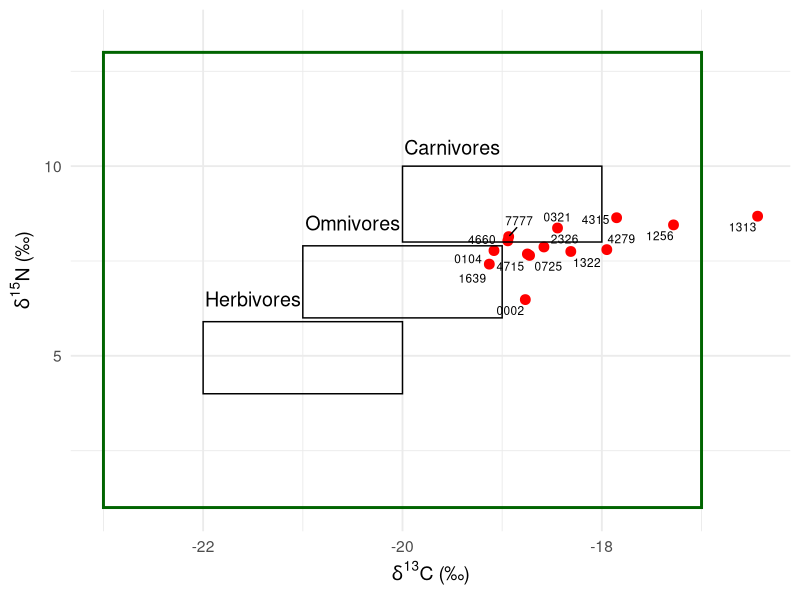
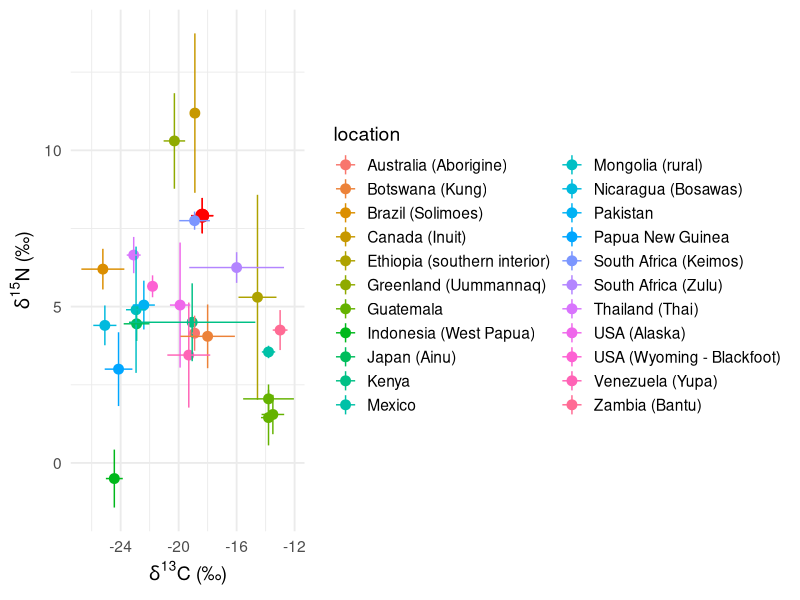
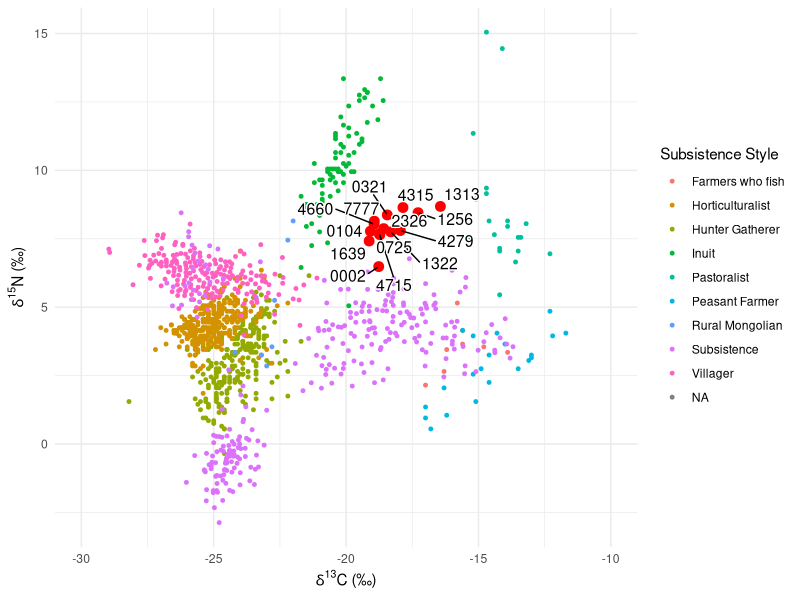
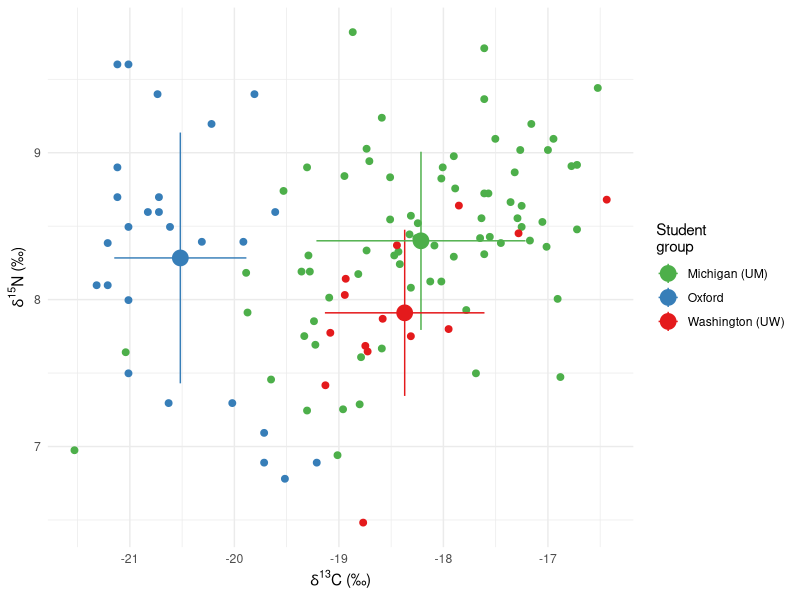
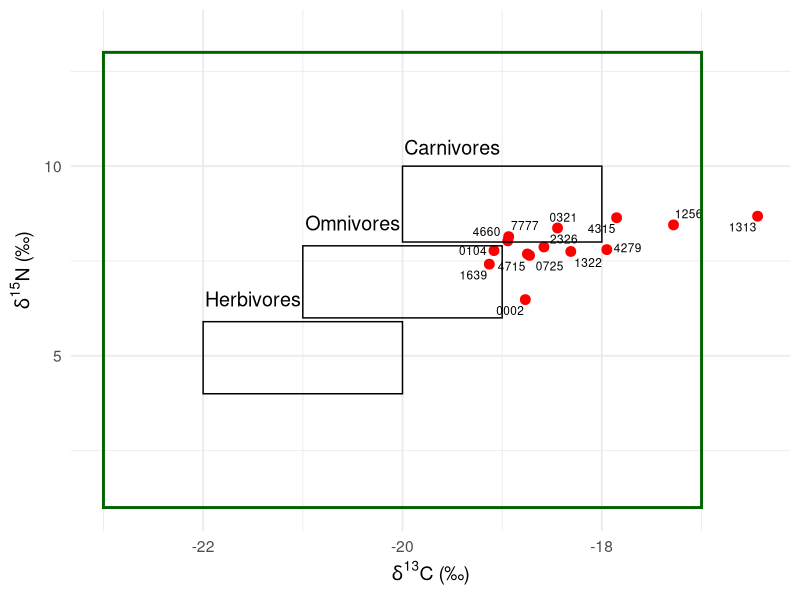
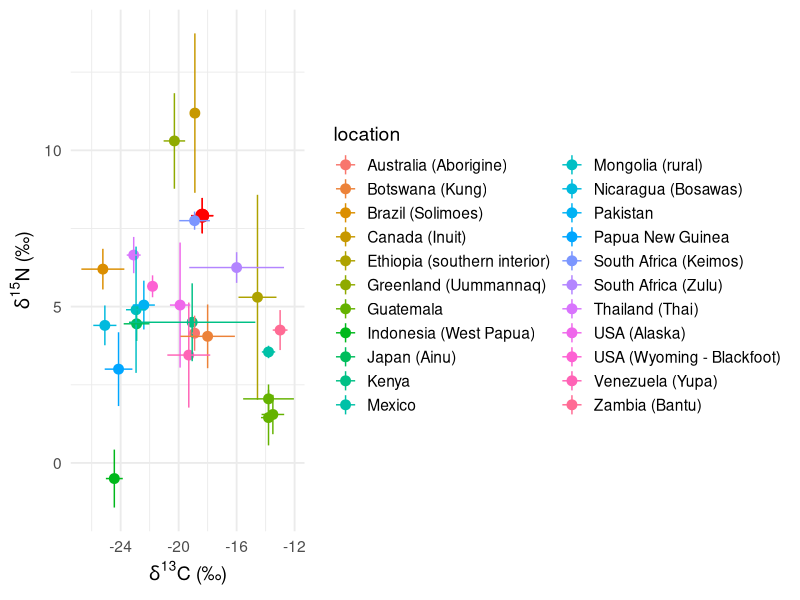
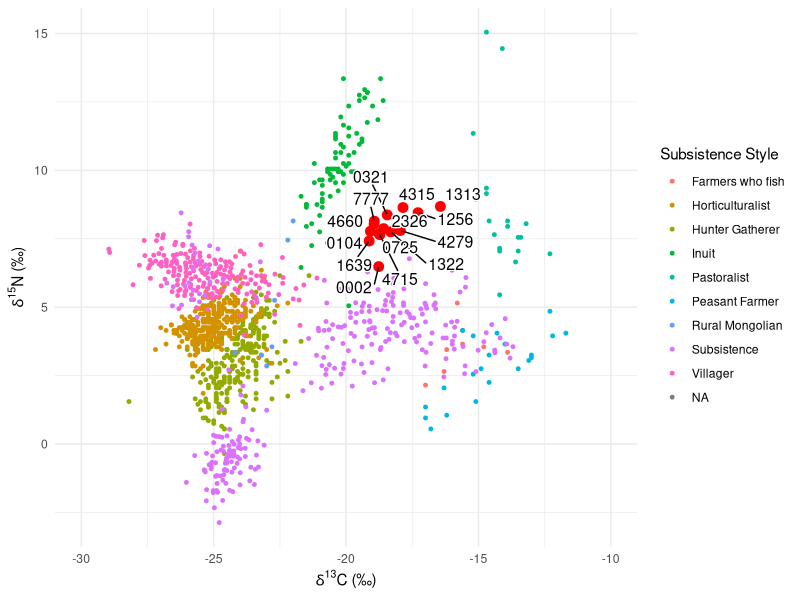
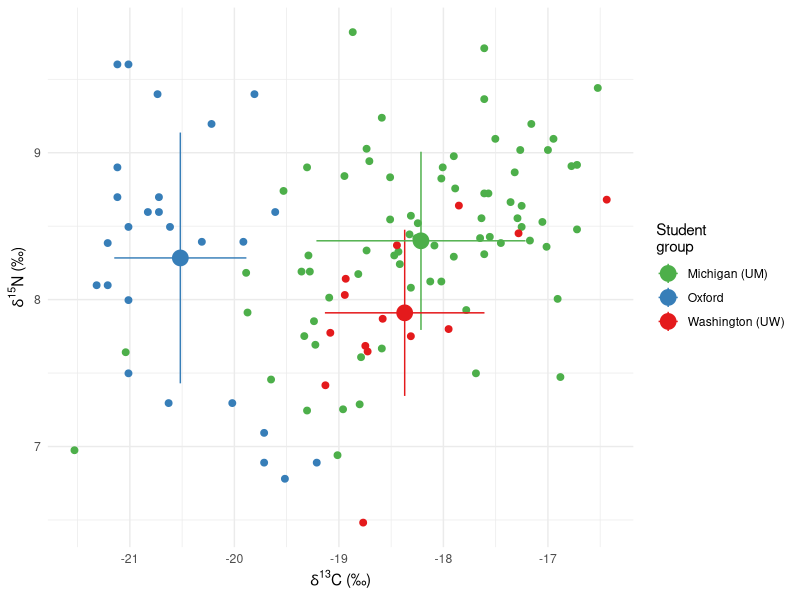

These charts were generated, in order, by the following R code:
## ---- chunk 1
# Loading Packages
library(tidyverse)
library(readxl)
library(dplyr)
library(ggrepel)
library(here)
## ---- chunk 2
# read sample and global data into variables

sample_data <- 
  read_csv(here("data/sample_CN.csv"))

global_data_indiv <- 
  read_excel(here("data/Global N15 Values.xlsx"), 
             sheet ="Modern subsistence ind.")

global_data_av <- 
  read_excel(here("data/Global N15 Values.xlsx"), 
             sheet ="modern subsistence averages") %>% 
  drop_na(`δ13C_MDE (‰)`)

# read in British and Michigan Data

British_data <- read_csv(here("data/British.csv"),
                         col_names = FALSE)

Michigan_data <- read_csv(here("data/Michigan_dataset .csv"),
                         col_names = FALSE)
  

## ---- chunk 3
#| label: fig-1
#| fig-cap: "Scatterplot of individual δ15N (‰) and δ13C (‰) Archy 486 sample ID’s grouped by C3 Terrestrial Ecosystem and individual diet classification (Müldner, G. (2018). Plot produced by Anne and Aoife. "
  # plot our hair data
library(ggrepel)
ggplot(sample_data) +
    theme_minimal() +
  geom_point(aes(x = d.13C.12C.VPDB ,
                 y = d.15N.14N.air), 
             size = 3,
             colour="red") +
  # label each data point with sample ID
  geom_text_repel(
    aes(x = `d.13C.12C.VPDB`,
        y = `d.15N.14N.air`,
        label = Identifier.1),
    size=3,
    # label all ID's despite overlap
    max.overlaps = Inf) +
  # label x and y axis for consistency with other plots
  labs(x = "δ13C (‰)",
       y = "δ15N (‰)",
       size=3,
       linewidth=2)+
  # create outlines for herbivores, omnivores, carnivores using parameters from Müldner, G. (2018).
  annotate(
    "rect",
    xmin = c(-22, -21, -20),
    xmax = c(-20, -19, -18),
    ymin = c(4, 6, 8),
    ymax = c(5.9, 7.9, 10),
    fill = NA,
    color = "black",
    linewidth=0.5
  ) +
  # create outline for "Terrestrial C3 Ecosystem" for context on graph.
  annotate(
    "rect",
    xmin = c(-23),
    xmax = c(-17),
    ymin = c(1),
    ymax = c(13),
    color = "Dark Green",
    fill = NA,
    linewidth=1
  ) +
  # label all outlines for context and clarity
  annotate(
    "text",
    x = -20,
    y = 13.5,
    label = "",
    color = "Dark Green",
    parse = TRUE,
    size=5
  ) +
  annotate(
    "text",
    x = -21.5,
    y = 6.5,
    label = "Herbivores",
    parse = TRUE,
    size=5
  ) +
  annotate(
    "text",
    x = -20.5,
    y = 8.5,
    label = "Omnivores",
    parse = TRUE,
    size=5
  ) +
  annotate(
    "text",
    x = -19.5,
    y = 10.5,
    label = "Carnivores",
    parse = TRUE,
    size=5
  ) +
  theme_minimal(base_size = 14) +
    xlab(expression(italic(delta)^13*C*" (‰)")) +
  ylab(expression(italic(delta)^15*N*" (‰)")) 
# +
 #scale_x_continuous(sec.axis = dup_axis(
    #name = "% C4")) +
  #labs(title = "Comparing Archy 486 Samples to Trophic Levels in a Terrestrial C3 Ecosystem") 


ggsave(here("figures",
            "trophic_level.png"),
       bg ="white",
       h = 5, # experiment with h and w to get the right size and proportion
       w = 9,
       units = "in",
       dpi = 900) # make the image nice and crisp))

## ---- chunk 4

global_data <- 
  read_excel(here("data/Global N15 Values.xlsx"),
             sheet = "Modern subsistence ind.")
global_values <- 
  read_excel(here("data/Global N15 Values.xlsx"),
             sheet = "Modern non subsistence averages")

global_subsistence_values <- 
  read_excel(here("data/Global N15 Values.xlsx"),
    sheet = "modern subsistence averages")
## ---- chunk 5
global_subsistence_values_labs <-
  global_subsistence_values %>%
  select(`location`, `δ15N_MDE (‰)`, `SD...6`, `δ13C_MDE (‰)`, `SD...4` ) %>%
  group_by(`location`) %>%
  drop_na()

# rename col
renamed_subsistence <-
global_subsistence_values_labs %>%
  rename(`δ13C (‰)` = `δ13C_MDE (‰)`,
         `δ15N (‰)` = `δ15N_MDE (‰)`) %>%
drop_na()

# select relevant columns from our data
sample_data_perc <-
sample_data %>%
  select(`Identifier.1`, `d.13C.12C.VPDB`, `d.15N.14N.air`) %>% 
  group_by(`Identifier.1`)
  

# select relevant columns from global data
global_values_perc <-
global_values %>%
  select(`location...1`, `δ15N_MDE (‰)`, `δ13C_MDE (‰)`) %>%
  group_by(`location...1`) %>%
  drop_na()

# rename columns from our data
sample_data_perc_lab <-
sample_data_perc %>%
  rename(`δ13C (‰)` = `d.13C.12C.VPDB`,
         `δ15N (‰)` = `d.15N.14N.air`)

 # create a df for the means of `δ13C (‰)` `δ15N (‰)` ratios for class and global data

 `δ13C (‰)` <-
   mean(sample_data_perc_lab$`δ13C (‰)`)
`δ15N (‰)`<-
   mean(sample_data_perc_lab$`δ15N (‰)`)
 
 Statistics_isotopes <- data.frame(means = c("mean_C13", "mean_N15"), Statistics = c(`δ13C (‰)`, `δ15N (‰)`))

mean_sd_C13 <-
  sd(sample_data_perc_lab$`δ13C (‰)`)
mean_sd_N15 <-
  sd(sample_data_perc_lab$`δ15N (‰)`)

# create a class data average dataframe
Stats_isotopes <-
  Statistics_isotopes %>% 
  mutate(mean_sd_C13, mean_sd_N15)

# rename columns in global averages dataframe
global_values_perc_lab <-
global_values_perc %>%
  rename(`δ13C (‰)` = `δ13C_MDE (‰)`,
         `δ15N (‰)` = `δ15N_MDE (‰)`)
  
## ---- chunk 6
#| label: fig-standard-13C-15N
#| fig-cap: "Average δ15N (‰) and δ13C (‰) for class hair samples with line range for standard deviation relative to modern global subsistence average δ15N (‰) and δ13C (‰) with line range for standard deviation (Bird et al. 2021). Plot produced by Aoife and Anne."

library(ggrepel)
ggplot() +
    theme_minimal() +
  # our data plot
  geom_point(data = Stats_isotopes,
             aes(x = `δ13C (‰)`,
                 y = `δ15N (‰)`),
             size = 4,
              color = "red") +
  # our error bar
    geom_linerange(data =  Statistics_isotopes,
                (aes(x = `δ13C (‰)`,
                y = `δ15N (‰)` ,
                ymin=`δ15N (‰)` -1*mean_sd_N15, 
                ymax=`δ15N (‰)` +1*mean_sd_N15)),
              color = "red") +
    # our error bar
    geom_linerange(data =  Statistics_isotopes,
                (aes(x = `δ13C (‰)`,
                y = `δ15N (‰)` ,
                xmin=`δ13C (‰)` -1*mean_sd_C13, 
                xmax=`δ13C (‰)` +1*mean_sd_C13)),
              color = "red") +
  # plot global data
  geom_point(data = renamed_subsistence,
             aes(x = `δ13C (‰)`,
                 y = `δ15N (‰)`,
                 color = `location`), 
             size = 3) +
  geom_linerange(data = renamed_subsistence,
                (aes(x = `δ13C (‰)`,
                y = `δ15N (‰)` ,
                ymin=`δ15N (‰)` -1*SD...6, 
                ymax=`δ15N (‰)` +1*SD...6, 
                color = `location`))) +
  geom_linerange(data = renamed_subsistence,
                (aes(x = `δ13C (‰)`,
                y = `δ15N (‰)` ,
                xmin=`δ13C (‰)` -1*SD...4, 
                xmax=`δ13C (‰)` +1*SD...4, 
                color = `location`))) +
  theme_minimal(base_size = 14) +
    xlab(expression(italic(delta)^13*C*" (‰)")) +
  ylab(expression(italic(delta)^15*N*" (‰)")) 

ggsave(here("figures", 
            "geography.png"),
       bg ="white",
       h = 5, # experiment with h and w to get the right size and proportion
       w = 9,
       units = "in",
       dpi = 900) # make the image nice and crisp))

## ---- chunk 7
eating_habits_data <- read_excel(here("data/Food Survey Responses-2.xlsx"))

## ---- chunk 8
eating_habits_data %>%
group_by(sample_id)
## ---- chunk 9
# subsistence type

#fixing typos in original global data dataset!!!
global_data_renamed <- global_data %>% 
 rename(`Subsistence Style` = `subsistence style`) 


  global_data_right <- global_data_renamed %>% 
  mutate("Subsistence Style" = case_when(
    `Subsistence Style` == "innuit" ~ "Inuit",
    `Subsistence Style` == "rural mongolian" ~ "Rural Mongolian",
    `Subsistence Style` == "Farmers who fish" ~ "Farmers who fish",
    `Subsistence Style` == "villagers" ~ "Villager",
    `Subsistence Style` == "subsistence" ~ "Subsistence",
    `Subsistence Style` == "Pastoralist" ~ "Pastoralist",
    `Subsistence Style` == "Peasant Farmer" ~ "Peasant Farmer",
    `Subsistence Style` == "hunter gatherer" ~ "Hunter Gatherer",
    `Subsistence Style` == "horticulturalists" ~ "Horticulturalist"
))
  
  ###
  
ggplot() +
    theme_minimal() +
  geom_point(data = sample_data,
             aes(x = `d.13C.12C.VPDB`, 
                 y = `d.15N.14N.air`),
             size = 3,
             colour = "red") +
  geom_point(data = global_data_right,
             aes(x = `δ13C_MDE (‰)`, 
                 y = `δ15N_MDE (‰)`,
                 colour = `Subsistence Style`),
             size=1) +
  geom_text_repel(data = sample_data,
             aes(x = `d.13C.12C.VPDB`, 
                 y = `d.15N.14N.air`,
                 label = Identifier.1),
             # label all ID's despite overlap
             max.overlaps = Inf,
             size = 4,
             bg.color = "white",
             bg.r = 0.1) +
  xlim(-30,-10) +
  xlab(expression(italic(delta)^13*C*" (‰)")) +
  ylab(expression(italic(delta)^15*N*" (‰)"))
  #scale_colour_viridis_d()
  #scale_color_brewer(palette = "Dark1")


  ggsave(here("figures", 
            "subsistence_style.png"),
       bg ="white",
       h = 5, # experiment with h and w to get the right size and proportion
       w = 9,
       units = "in",
       dpi = 900) # make the image nice and crisp))

## ---- chunk 10
# British and Michigan comparison

british_and_american_raw <- 
bind_rows(list( Oxford = British_data,
                'Michigan (UM)' = Michigan_data),
          .id = "location") %>% 
    rename("δ13C (‰)" = X1, 
         "δ15N (‰)" = X2) %>% 
  bind_rows(

sample_data %>% 
  select(`δ13C (‰)` = `d.13C.12C.VPDB`, 
         `δ15N (‰)` = `d.15N.14N.air`) %>% 
  mutate(location = 'Washington (UW)')
)
  
# find mean and sds

british_and_american_means_and_sd <- 
  british_and_american_raw %>% 
  group_by(location) %>% 
  summarise(mean_C = mean(`δ13C (‰)`),
            mean_N = mean(`δ15N (‰)`),
            sd_C =   sd(`δ13C (‰)`),
            sd_N =   sd(`δ15N (‰)`))

ggplot() +
  theme_minimal() +
  # individual data points
  geom_point(data = british_and_american_raw,
             aes(x = `δ13C (‰)`, 
                 y = `δ15N (‰)`,
                 colour = location),
             size = 2) +
  # mean data points 
  geom_point(data = british_and_american_means_and_sd,
             aes(x = mean_C, 
                 y = mean_N,
                 colour = location),
             size = 5) +
  # error bars
   geom_linerange(data =  british_and_american_means_and_sd,
                (aes(x = mean_C,
                     y = mean_N ,
                 colour = location,
                ymin= mean_N -1* sd_N, 
                ymax=mean_N  +1* sd_N))) +
     geom_linerange(data =  british_and_american_means_and_sd,
                (aes(x = mean_C,
                     y = mean_N ,
                 colour = location,
                xmin= mean_C -1*  sd_C, 
                xmax= mean_C  +1* sd_C))) +
  scale_color_brewer(palette = "Set1",
                     direction=-1,
                     name = "Student\ngroup") +
  xlab(expression(italic(delta)^13*C*" (‰)")) +
  ylab(expression(italic(delta)^15*N*" (‰)"))
  
  
 ggsave(here("figures", 
            "compared_study.png"),
       bg ="white",
       h = 5, # experiment with h and w to get the right size and proportion
       w = 9,
       units = "in",
       dpi = 900) # make the image nice and crisp))
